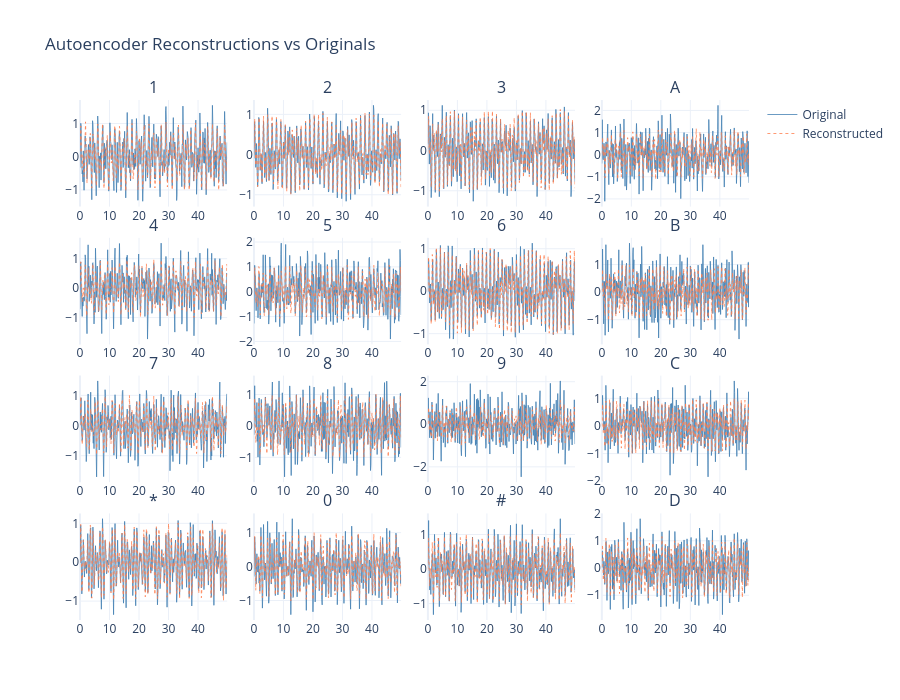

Write notebook code for a chart like this one.
### Code cell
fig = make_subplots(rows=4, cols=4, subplot_titles=SYMBOLS,
                    vertical_spacing=0.06, horizontal_spacing=0.04)

for idx in range(16):
    r, c = divmod(idx, 4)
    sample = X_jax[y_all == idx][0:1]  # (1, T, 1)
    recon, _ = model_ae.apply(
        {'params': params, 'batch_stats': batch_stats},
        sample, train=False
    )
    orig = np.array(sample.squeeze())
    rec  = np.array(recon.squeeze())
    fig.add_trace(go.Scatter(x=t*1000, y=orig, mode='lines', name='Original',
                             line=dict(width=0.8, color='steelblue'),
                             showlegend=(idx==0)),
                  row=r+1, col=c+1)
    fig.add_trace(go.Scatter(x=t*1000, y=rec, mode='lines', name='Reconstructed',
                             line=dict(width=0.8, color='coral', dash='dot'),
                             showlegend=(idx==0)),
                  row=r+1, col=c+1)

fig.update_layout(height=700, width=900,
                  title_text="Autoencoder Reconstructions vs Originals",
                  template="plotly_white")
fig.show()

### Figure 1 — Plotly figure (JSON) as saved in the notebook; plotly's stock layout.template omitted (floating-point values rounded to 4 significant figures; data arrays with more than 128 entries replaced by an {"elided": "..."} marker saying what was removed)
{"data": [{"line": {"color": "steelblue", "width": 0.8}, "mode": "lines", "name": "Original", "showlegend": true, "type": "scatter", "x": {"elided": "400 float values"}, "xaxis": "x", "y": {"elided": "400 float values"}, "yaxis": "y"}, {"line": {"color": "coral", "dash": "dot", "width": 0.8}, "mode": "lines", "name": "Reconstructed", "showlegend": true, "type": "scatter", "x": {"elided": "400 float values"}, "xaxis": "x", "y": {"elided": "400 float values"}, "yaxis": "y"}, {"line": {"color": "steelblue", "width": 0.8}, "mode": "lines", "name": "Original", "showlegend": false, "type": "scatter", "x": {"elided": "400 float values"}, "xaxis": "x2", "y": {"elided": "400 float values"}, "yaxis": "y2"}, {"line": {"color": "coral", "dash": "dot", "width": 0.8}, "mode": "lines", "name": "Reconstructed", "showlegend": false, "type": "scatter", "x": {"elided": "400 float values"}, "xaxis": "x2", "y": {"elided": "400 float values"}, "yaxis": "y2"}, {"line": {"color": "steelblue", "width": 0.8}, "mode": "lines", "name": "Original", "showlegend": false, "type": "scatter", "x": {"elided": "400 float values"}, "xaxis": "x3", "y": {"elided": "400 float values"}, "yaxis": "y3"}, {"line": {"color": "coral", "dash": "dot", "width": 0.8}, "mode": "lines", "name": "Reconstructed", "showlegend": false, "type": "scatter", "x": {"elided": "400 float values"}, "xaxis": "x3", "y": {"elided": "400 float values"}, "yaxis": "y3"}, {"line": {"color": "steelblue", "width": 0.8}, "mode": "lines", "name": "Original", "showlegend": false, "type": "scatter", "x": {"elided": "400 float values"}, "xaxis": "x4", "y": {"elided": "400 float values"}, "yaxis": "y4"}, {"line": {"color": "coral", "dash": "dot", "width": 0.8}, "mode": "lines", "name": "Reconstructed", "showlegend": false, "type": "scatter", "x": {"elided": "400 float values"}, "xaxis": "x4", "y": {"elided": "400 float values"}, "yaxis": "y4"}, {"line": {"color": "steelblue", "width": 0.8}, "mode": "lines", "name": "Original", "showlegend": false, "type": "scatter", "x": {"elided": "400 float values"}, "xaxis": "x5", "y": {"elided": "400 float values"}, "yaxis": "y5"}, {"line": {"color": "coral", "dash": "dot", "width": 0.8}, "mode": "lines", "name": "Reconstructed", "showlegend": false, "type": "scatter", "x": {"elided": "400 float values"}, "xaxis": "x5", "y": {"elided": "400 float values"}, "yaxis": "y5"}, {"line": {"color": "steelblue", "width": 0.8}, "mode": "lines", "name": "Original", "showlegend": false, "type": "scatter", "x": {"elided": "400 float values"}, "xaxis": "x6", "y": {"elided": "400 float values"}, "yaxis": "y6"}, {"line": {"color": "coral", "dash": "dot", "width": 0.8}, "mode": "lines", "name": "Reconstructed", "showlegend": false, "type": "scatter", "x": {"elided": "400 float values"}, "xaxis": "x6", "y": {"elided": "400 float values"}, "yaxis": "y6"}, {"line": {"color": "steelblue", "width": 0.8}, "mode": "lines", "name": "Original", "showlegend": false, "type": "scatter", "x": {"elided": "400 float values"}, "xaxis": "x7", "y": {"elided": "400 float values"}, "yaxis": "y7"}, {"line": {"color": "coral", "dash": "dot", "width": 0.8}, "mode": "lines", "name": "Reconstructed", "showlegend": false, "type": "scatter", "x": {"elided": "400 float values"}, "xaxis": "x7", "y": {"elided": "400 float values"}, "yaxis": "y7"}, {"line": {"color": "steelblue", "width": 0.8}, "mode": "lines", "name": "Original", "showlegend": false, "type": "scatter", "x": {"elided": "400 float values"}, "xaxis": "x8", "y": {"elided": "400 float values"}, "yaxis": "y8"}, {"line": {"color": "coral", "dash": "dot", "width": 0.8}, "mode": "lines", "name": "Reconstructed", "showlegend": false, "type": "scatter", "x": {"elided": "400 float values"}, "xaxis": "x8", "y": {"elided": "400 float values"}, "yaxis": "y8"}, {"line": {"color": "steelblue", "width": 0.8}, "mode": "lines", "name": "Original", "showlegend": false, "type": "scatter", "x": {"elided": "400 float values"}, "xaxis": "x9", "y": {"elided": "400 float values"}, "yaxis": "y9"}, {"line": {"color": "coral", "dash": "dot", "width": 0.8}, "mode": "lines", "name": "Reconstructed", "showlegend": false, "type": "scatter", "x": {"elided": "400 float values"}, "xaxis": "x9", "y": {"elided": "400 float values"}, "yaxis": "y9"}, {"line": {"color": "steelblue", "width": 0.8}, "mode": "lines", "name": "Original", "showlegend": false, "type": "scatter", "x": {"elided": "400 float values"}, "xaxis": "x10", "y": {"elided": "400 float values"}, "yaxis": "y10"}, {"line": {"color": "coral", "dash": "dot", "width": 0.8}, "mode": "lines", "name": "Reconstructed", "showlegend": false, "type": "scatter", "x": {"elided": "400 float values"}, "xaxis": "x10", "y": {"elided": "400 float values"}, "yaxis": "y10"}, {"line": {"color": "steelblue", "width": 0.8}, "mode": "lines", "name": "Original", "showlegend": false, "type": "scatter", "x": {"elided": "400 float values"}, "xaxis": "x11", "y": {"elided": "400 float values"}, "yaxis": "y11"}, {"line": {"color": "coral", "dash": "dot", "width": 0.8}, "mode": "lines", "name": "Reconstructed", "showlegend": false, "type": "scatter", "x": {"elided": "400 float values"}, "xaxis": "x11", "y": {"elided": "400 float values"}, "yaxis": "y11"}, {"line": {"color": "steelblue", "width": 0.8}, "mode": "lines", "name": "Original", "showlegend": false, "type": "scatter", "x": {"elided": "400 float values"}, "xaxis": "x12", "y": {"elided": "400 float values"}, "yaxis": "y12"}, {"line": {"color": "coral", "dash": "dot", "width": 0.8}, "mode": "lines", "name": "Reconstructed", "showlegend": false, "type": "scatter", "x": {"elided": "400 float values"}, "xaxis": "x12", "y": {"elided": "400 float values"}, "yaxis": "y12"}, {"line": {"color": "steelblue", "width": 0.8}, "mode": "lines", "name": "Original", "showlegend": false, "type": "scatter", "x": {"elided": "400 float values"}, "xaxis": "x13", "y": {"elided": "400 float values"}, "yaxis": "y13"}, {"line": {"color": "coral", "dash": "dot", "width": 0.8}, "mode": "lines", "name": "Reconstructed", "showlegend": false, "type": "scatter", "x": {"elided": "400 float values"}, "xaxis": "x13", "y": {"elided": "400 float values"}, "yaxis": "y13"}, {"line": {"color": "steelblue", "width": 0.8}, "mode": "lines", "name": "Original", "showlegend": false, "type": "scatter", "x": {"elided": "400 float values"}, "xaxis": "x14", "y": {"elided": "400 float values"}, "yaxis": "y14"}, {"line": {"color": "coral", "dash": "dot", "width": 0.8}, "mode": "lines", "name": "Reconstructed", "showlegend": false, "type": "scatter", "x": {"elided": "400 float values"}, "xaxis": "x14", "y": {"elided": "400 float values"}, "yaxis": "y14"}, {"line": {"color": "steelblue", "width": 0.8}, "mode": "lines", "name": "Original", "showlegend": false, "type": "scatter", "x": {"elided": "400 float values"}, "xaxis": "x15", "y": {"elided": "400 float values"}, "yaxis": "y15"}, {"line": {"color": "coral", "dash": "dot", "width": 0.8}, "mode": "lines", "name": "Reconstructed", "showlegend": false, "type": "scatter", "x": {"elided": "400 float values"}, "xaxis": "x15", "y": {"elided": "400 float values"}, "yaxis": "y15"}, {"line": {"color": "steelblue", "width": 0.8}, "mode": "lines", "name": "Original", "showlegend": false, "type": "scatter", "x": {"elided": "400 float values"}, "xaxis": "x16", "y": {"elided": "400 float values"}, "yaxis": "y16"}, {"line": {"color": "coral", "dash": "dot", "width": 0.8}, "mode": "lines", "name": "Reconstructed", "showlegend": false, "type": "scatter", "x": {"elided": "400 float values"}, "xaxis": "x16", "y": {"elided": "400 float values"}, "yaxis": "y16"}], "layout": {"annotations": [{"font": {"size": 16}, "showarrow": false, "text": "1", "x": 0.11, "xanchor": "center", "xref": "paper", "y": 1, "yanchor": "bottom", "yref": "paper"}, {"font": {"size": 16}, "showarrow": false, "text": "2", "x": 0.37, "xanchor": "center", "xref": "paper", "y": 1, "yanchor": "bottom", "yref": "paper"}, {"font": {"size": 16}, "showarrow": false, "text": "3", "x": 0.63, "xanchor": "center", "xref": "paper", "y": 1, "yanchor": "bottom", "yref": "paper"}, {"font": {"size": 16}, "showarrow": false, "text": "A", "x": 0.89, "xanchor": "center", "xref": "paper", "y": 1, "yanchor": "bottom", "yref": "paper"}, {"font": {"size": 16}, "showarrow": false, "text": "4", "x": 0.11, "xanchor": "center", "xref": "paper", "y": 0.735, "yanchor": "bottom", "yref": "paper"}, {"font": {"size": 16}, "showarrow": false, "text": "5", "x": 0.37, "xanchor": "center", "xref": "paper", "y": 0.735, "yanchor": "bottom", "yref": "paper"}, {"font": {"size": 16}, "showarrow": false, "text": "6", "x": 0.63, "xanchor": "center", "xref": "paper", "y": 0.735, "yanchor": "bottom", "yref": "paper"}, {"font": {"size": 16}, "showarrow": false, "text": "B", "x": 0.89, "xanchor": "center", "xref": "paper", "y": 0.735, "yanchor": "bottom", "yref": "paper"}, {"font": {"size": 16}, "showarrow": false, "text": "7", "x": 0.11, "xanchor": "center", "xref": "paper", "y": 0.47, "yanchor": "bottom", "yref": "paper"}, {"font": {"size": 16}, "showarrow": false, "text": "8", "x": 0.37, "xanchor": "center", "xref": "paper", "y": 0.47, "yanchor": "bottom", "yref": "paper"}, {"font": {"size": 16}, "showarrow": false, "text": "9", "x": 0.63, "xanchor": "center", "xref": "paper", "y": 0.47, "yanchor": "bottom", "yref": "paper"}, {"font": {"size": 16}, "showarrow": false, "text": "C", "x": 0.89, "xanchor": "center", "xref": "paper", "y": 0.47, "yanchor": "bottom", "yref": "paper"}, {"font": {"size": 16}, "showarrow": false, "text": "*", "x": 0.11, "xanchor": "center", "xref": "paper", "y": 0.205, "yanchor": "bottom", "yref": "paper"}, {"font": {"size": 16}, "showarrow": false, "text": "0", "x": 0.37, "xanchor": "center", "xref": "paper", "y": 0.205, "yanchor": "bottom", "yref": "paper"}, {"font": {"size": 16}, "showarrow": false, "text": "#", "x": 0.63, "xanchor": "center", "xref": "paper", "y": 0.205, "yanchor": "bottom", "yref": "paper"}, {"font": {"size": 16}, "showarrow": false, "text": "D", "x": 0.89, "xanchor": "center", "xref": "paper", "y": 0.205, "yanchor": "bottom", "yref": "paper"}], "height": 700, "title": {"text": "Autoencoder Reconstructions vs Originals"}, "width": 900, "xaxis": {"anchor": "y", "domain": [0, 0.22]}, "xaxis10": {"anchor": "y10", "domain": [0.26, 0.48]}, "xaxis11": {"anchor": "y11", "domain": [0.52, 0.74]}, "xaxis12": {"anchor": "y12", "domain": [0.78, 1]}, "xaxis13": {"anchor": "y13", "domain": [0, 0.22]}, "xaxis14": {"anchor": "y14", "domain": [0.26, 0.48]}, "xaxis15": {"anchor": "y15", "domain": [0.52, 0.74]}, "xaxis16": {"anchor": "y16", "domain": [0.78, 1]}, "xaxis2": {"anchor": "y2", "domain": [0.26, 0.48]}, "xaxis3": {"anchor": "y3", "domain": [0.52, 0.74]}, "xaxis4": {"anchor": "y4", "domain": [0.78, 1]}, "xaxis5": {"anchor": "y5", "domain": [0, 0.22]}, "xaxis6": {"anchor": "y6", "domain": [0.26, 0.48]}, "xaxis7": {"anchor": "y7", "domain": [0.52, 0.74]}, "xaxis8": {"anchor": "y8", "domain": [0.78, 1]}, "xaxis9": {"anchor": "y9", "domain": [0, 0.22]}, "yaxis": {"anchor": "x", "domain": [0.795, 1]}, "yaxis10": {"anchor": "x10", "domain": [0.265, 0.47]}, "yaxis11": {"anchor": "x11", "domain": [0.265, 0.47]}, "yaxis12": {"anchor": "x12", "domain": [0.265, 0.47]}, "yaxis13": {"anchor": "x13", "domain": [0, 0.205]}, "yaxis14": {"anchor": "x14", "domain": [0, 0.205]}, "yaxis15": {"anchor": "x15", "domain": [0, 0.205]}, "yaxis16": {"anchor": "x16", "domain": [0, 0.205]}, "yaxis2": {"anchor": "x2", "domain": [0.795, 1]}, "yaxis3": {"anchor": "x3", "domain": [0.795, 1]}, "yaxis4": {"anchor": "x4", "domain": [0.795, 1]}, "yaxis5": {"anchor": "x5", "domain": [0.53, 0.735]}, "yaxis6": {"anchor": "x6", "domain": [0.53, 0.735]}, "yaxis7": {"anchor": "x7", "domain": [0.53, 0.735]}, "yaxis8": {"anchor": "x8", "domain": [0.53, 0.735]}, "yaxis9": {"anchor": "x9", "domain": [0.265, 0.47]}}}
